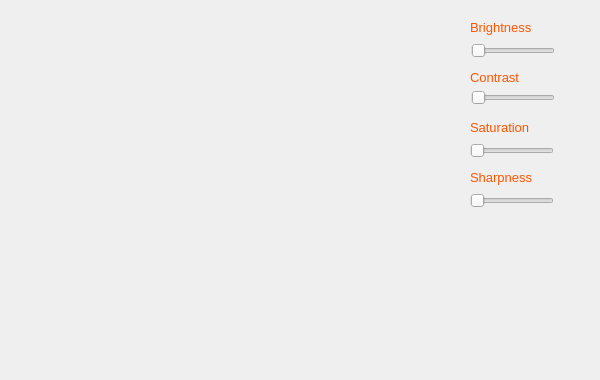
    <widget class="RenderArea" name="subwindow">
     <property name="sizePolicy">
      <sizepolicy hsizetype="Minimum" vsizetype="Minimum">
       <horstretch>0</horstretch>
       <verstretch>0</verstretch>
      </sizepolicy>
     </property>
     <property name="minimumSize">
      <size>
       <width>590</width>
       <height>370</height>
      </size>
     </property>
     <property name="windowTitle">
      <string>Subwindow</string>
     </property>
     <widget class="QSlider" name="horizontalSlider">
      <property name="geometry">
       <rect>
        <x>471</x>
        <y>40</y>
        <width>84</width>
        <height>22</height>
       </rect>
      </property>
      <property name="orientation">
       <enum>Qt::Horizontal</enum>
      </property>
     </widget>
     <widget class="QSlider" name="horizontalSlider_3">
      <property name="geometry">
       <rect>
        <x>470</x>
        <y>140</y>
        <width>84</width>
        <height>22</height>
       </rect>
      </property>
      <property name="orientation">
       <enum>Qt::Horizontal</enum>
      </property>
     </widget>
     <widget class="QSlider" name="horizontalSlider_2">
      <property name="geometry">
       <rect>
        <x>471</x>
        <y>87</y>
        <width>84</width>
        <height>22</height>
       </rect>
      </property>
      <property name="orientation">
       <enum>Qt::Horizontal</enum>
      </property>
     </widget>
     <widget class="QSlider" name="horizontalSlider_4">
      <property name="geometry">
       <rect>
        <x>470</x>
        <y>190</y>
        <width>84</width>
        <height>22</height>
       </rect>
      </property>
      <property name="orientation">
       <enum>Qt::Horizontal</enum>
      </property>
     </widget>
     <widget class="QLabel" name="label_9">
      <property name="geometry">
       <rect>
        <x>470</x>
        <y>20</y>
        <width>91</width>
        <height>16</height>
       </rect>
      </property>
      <property name="text">
       <string>&lt;html&gt;&lt;head/&gt;&lt;body&gt;&lt;p&gt;&lt;span style=&quot; font-size:10pt; color:#ff5500;&quot;&gt;Brightness&lt;/span&gt;&lt;/p&gt;&lt;/body&gt;&lt;/html&gt;</string>
      </property>
      <property name="textFormat">
       <enum>Qt::RichText</enum>
      </property>
     </widget>
     <widget class="QLabel" name="label_10">
      <property name="geometry">
       <rect>
        <x>470</x>
        <y>70</y>
        <width>91</width>
        <height>16</height>
       </rect>
      </property>
      <property name="text">
       <string>&lt;html&gt;&lt;head/&gt;&lt;body&gt;&lt;p&gt;&lt;span style=&quot; font-size:10pt; color:#ff5500;&quot;&gt;Contrast&lt;/span&gt;&lt;/p&gt;&lt;/body&gt;&lt;/html&gt;</string>
      </property>
      <property name="textFormat">
       <enum>Qt::RichText</enum>
      </property>
     </widget>
     <widget class="QLabel" name="label_11">
      <property name="geometry">
       <rect>
        <x>470</x>
        <y>120</y>
        <width>91</width>
        <height>16</height>
       </rect>
      </property>
      <property name="text">
       <string>&lt;html&gt;&lt;head/&gt;&lt;body&gt;&lt;p&gt;&lt;span style=&quot; font-size:10pt; color:#ff5500;&quot;&gt;Saturation&lt;/span&gt;&lt;/p&gt;&lt;/body&gt;&lt;/html&gt;</string>
      </property>
      <property name="textFormat">
       <enum>Qt::RichText</enum>
      </property>
     </widget>
     <widget class="QLabel" name="label_12">
      <property name="geometry">
       <rect>
        <x>470</x>
        <y>170</y>
        <width>91</width>
        <height>16</height>
       </rect>
      </property>
      <property name="text">
       <string>&lt;html&gt;&lt;head/&gt;&lt;body&gt;&lt;p&gt;&lt;span style=&quot; font-size:10pt; color:#ff5500;&quot;&gt;Sharpness&lt;/span&gt;&lt;/p&gt;&lt;/body&gt;&lt;/html&gt;</string>
      </property>
      <property name="textFormat">
       <enum>Qt::RichText</enum>
      </property>
     </widget>
     <widget class="QLabel" name="label_pic">
      <property name="geometry">
       <rect>
        <x>0</x>
        <y>0</y>
        <width>591</width>
        <height>371</height>
       </rect>
      </property>
      <property name="text">
       <string/>
      </property>
      <property name="pixmap">
       <pixmap>thermal_jet.jpg</pixmap>
      </property>
      <property name="scaledContents">
       <bool>true</bool>
      </property>
     </widget>
     <zorder>label_pic</zorder>
     <zorder>horizontalSlider_4</zorder>
     <zorder>horizontalSlider_3</zorder>
     <zorder>label_12</zorder>
     <zorder>horizontalSlider_2</zorder>
     <zorder>label_10</zorder>
     <zorder>label_9</zorder>
     <zorder>horizontalSlider</zorder>
     <zorder>label_11</zorder>
    </widget>
